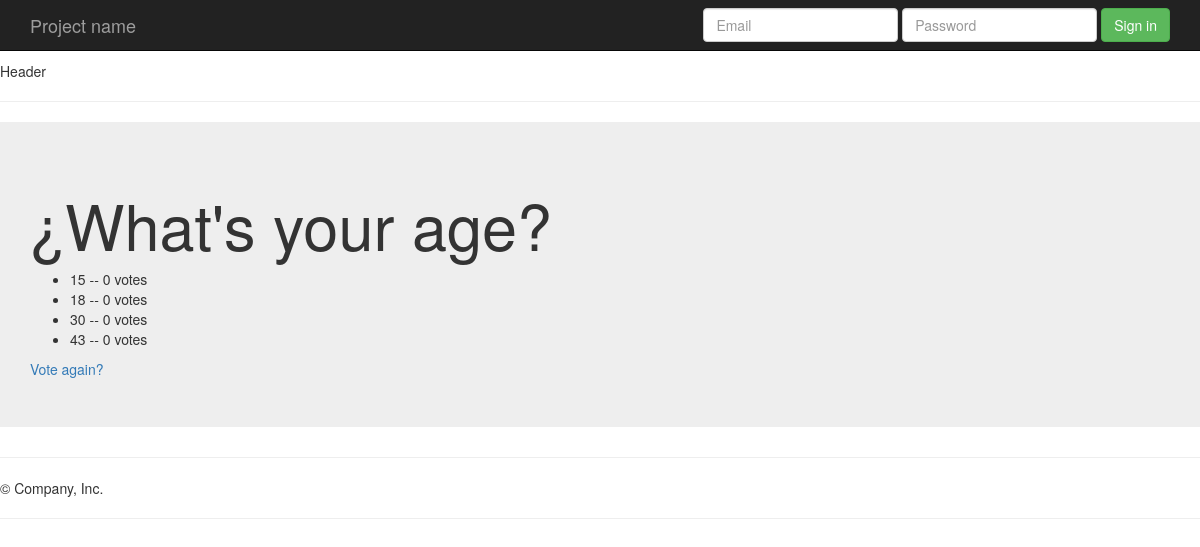
Before: /polls/2/results with the older database file.
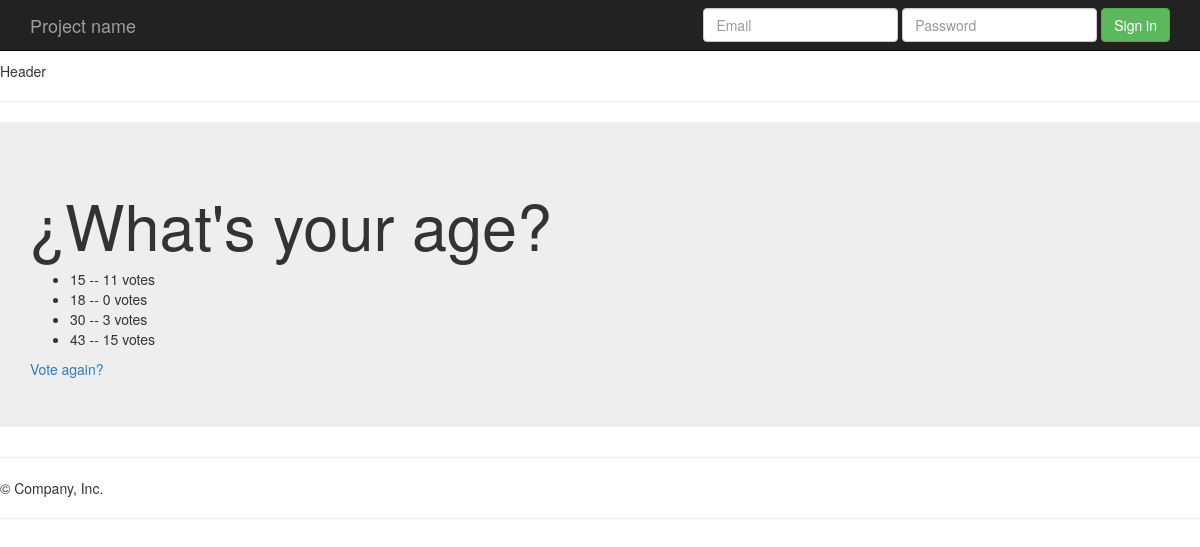
After: the same page with the newer database file.
### polls/models.py (models this page shows, shortened)
class Choice(models.Model):
    choice_text = models.CharField(max_length=200)
    votes = models.IntegerField(default=0)
    question = models.ForeignKey(Question, on_delete=models.CASCADE)

### polls/views.py (the view)
# urls.py: url(r'^(?P<question_id>[0-9]+)/results$', views.results, name="result"),
def results(request, question_id):
    question = get_object_or_404(Question, pk=question_id)
    return render(request, 'polls/results.html', {'question': question})

### polls/templates/polls/results.html
{% extends 'polls/base.html' %}
{% block main_content %}
    <h1>{{ question.question_text }}</h1>
    <ul>
        {% for choice in question.choice_set.all %}
        <li>{{ choice.choice_text }} -- {{ choice.votes }} vote{{ choice.votes|pluralize }}</li>
        {% endfor %}
    </ul>
    <a href="{% url 'polls:detail' question.id %}">Vote again?</a>
{% endblock %}

Changed rows visible on the page:
changed Choice (number 1 of 4 on the later page): votes "0" → "11"
changed Choice (number 3 of 4 on the later page): votes "0" → "3"
changed Choice (number 4 of 4 on the later page): votes "0" → "15"
